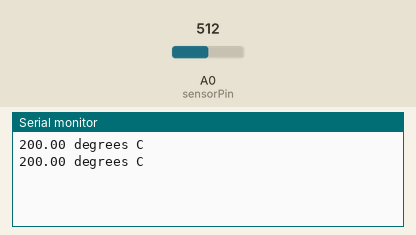
The sketch below on a simulated Arduino Uno, built with avr-gcc and run on an emulated ATmega328P. On the bench: the last lines printed to the serial monitor. The test bench sets the inputs (shaded band); at power-on: A0 (sensorPin) = 512.

Above: at 1.8 s.
1.9 s: A0 (sensorPin) set to 716
At 2.3 s:
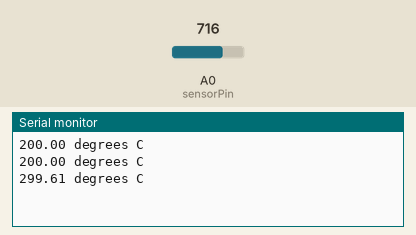
3.4 s: A0 (sensorPin) set to 900
At 4.8 s:
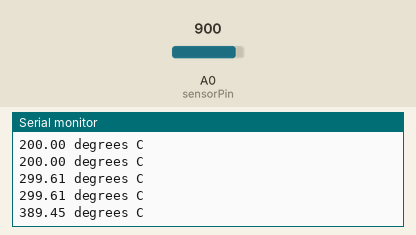
Timing chart, 0 to 6.4 s (numbered marks = the images above; inputs shaded):
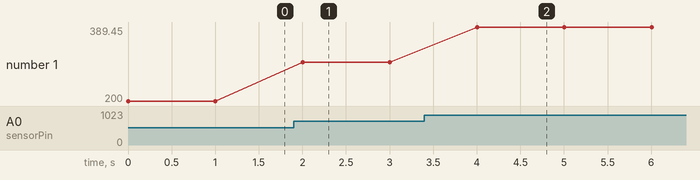

Measured:
- after the input at 1.9 s, the serial monitor: prints a new line after 0.10 s (image 1)
- after the input at 3.4 s, the serial monitor: prints a new line after 0.60 s (image 2)
- plotted number 1: 200 → 299.61 after the input at 1.9 s, 299.61 → 389.45 after the input at 3.4 s

The sketch:

Serial-Temperature.ino
```cpp
int sensorPin = 0;
void setup()
{
  Serial.begin(9600);
}

void loop()                     // run over and over again
{
 //getting the voltage reading from the temperature sensor
 int reading = analogRead(sensorPin);

 // converting that reading to voltage, for 3.3v arduino use 3.3
 float voltage = reading * 5.0;
 voltage /= 1024.0;

 // print out the voltage
 //Serial.print(voltage); Serial.println(" volts");

 // now print out the temperature
 float temperatureC = (voltage - 0.5) * 100 ;  //converting from 10 mv per degree wit 500 mV offset
                                               //to degrees ((voltage - 500mV) times 100)
 Serial.print(temperatureC); Serial.println(" degrees C");
 delay(1000);                                     //waiting a second
}
```
